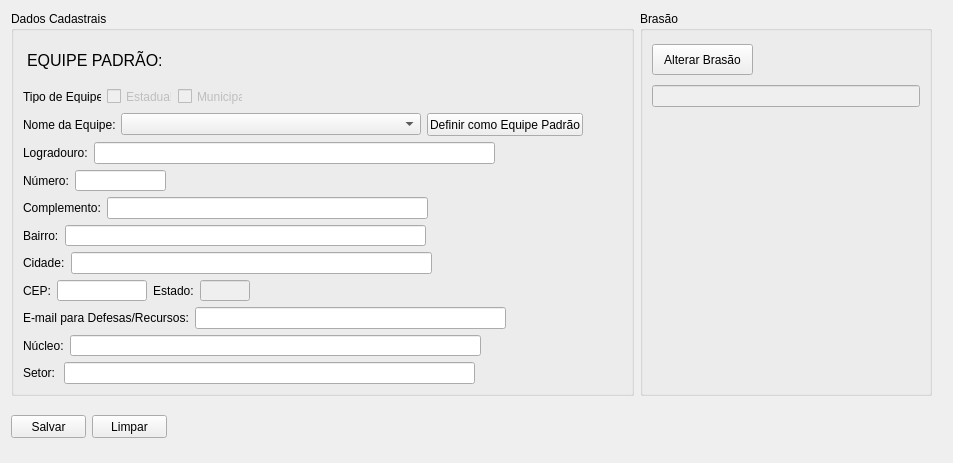
<?xml version="1.0" encoding="UTF-8"?>
<ui version="4.0">
 <class>Equipe</class>
 <widget class="QWidget" name="Equipe">
  <property name="geometry">
   <rect>
    <x>0</x>
    <y>0</y>
    <width>953</width>
    <height>463</height>
   </rect>
  </property>
  <property name="minimumSize">
   <size>
    <width>953</width>
    <height>397</height>
   </size>
  </property>
  <property name="windowTitle">
   <string>Form</string>
  </property>
  <layout class="QVBoxLayout" name="verticalLayout_3">
   <item>
    <layout class="QHBoxLayout" name="horizontalLayout_15">
     <item>
      <widget class="QGroupBox" name="groupBox">
       <property name="minimumSize">
        <size>
         <width>614</width>
         <height>359</height>
        </size>
       </property>
       <property name="title">
        <string>Dados Cadastrais</string>
       </property>
       <layout class="QVBoxLayout" name="verticalLayout">
        <item>
         <layout class="QHBoxLayout" name="horizontalLayout">
          <item>
           <widget class="QLabel" name="label">
            <property name="minimumSize">
             <size>
              <width>141</width>
              <height>41</height>
             </size>
            </property>
            <property name="styleSheet">
             <string notr="true">QLabel{
font-weight: normal;
font-size: 12pt;
padding-bottom: 10px;
padding-top: 10px;
}</string>
            </property>
            <property name="text">
             <string>EQUIPE PADRÃO:</string>
            </property>
           </widget>
          </item>
          <item>
           <widget class="QLabel" name="equipePadraoLabel">
            <property name="minimumSize">
             <size>
              <width>321</width>
              <height>41</height>
             </size>
            </property>
            <property name="styleSheet">
             <string notr="true">QLabel{
font-weight: bold;
font-size: 12pt;
color: #3C753D;
padding-bottom: 10px;
padding-top: 10px;
}</string>
            </property>
            <property name="text">
             <string/>
            </property>
           </widget>
          </item>
          <item>
           <spacer name="horizontalSpacer">
            <property name="orientation">
             <enum>Qt::Horizontal</enum>
            </property>
            <property name="sizeHint" stdset="0">
             <size>
              <width>40</width>
              <height>20</height>
             </size>
            </property>
           </spacer>
          </item>
         </layout>
        </item>
        <item>
         <layout class="QHBoxLayout" name="horizontalLayout_14">
          <item>
           <widget class="QLabel" name="label_13">
            <property name="minimumSize">
             <size>
              <width>78</width>
              <height>13</height>
             </size>
            </property>
            <property name="maximumSize">
             <size>
              <width>78</width>
              <height>13</height>
             </size>
            </property>
            <property name="text">
             <string>Tipo de Equipe:</string>
            </property>
           </widget>
          </item>
          <item>
           <widget class="QCheckBox" name="checkBoxEstadual">
            <property name="enabled">
             <bool>false</bool>
            </property>
            <property name="minimumSize">
             <size>
              <width>65</width>
              <height>17</height>
             </size>
            </property>
            <property name="maximumSize">
             <size>
              <width>65</width>
              <height>17</height>
             </size>
            </property>
            <property name="acceptDrops">
             <bool>false</bool>
            </property>
            <property name="text">
             <string>Estadual</string>
            </property>
            <property name="autoExclusive">
             <bool>false</bool>
            </property>
           </widget>
          </item>
          <item>
           <widget class="QCheckBox" name="checkBoxMunicipal">
            <property name="enabled">
             <bool>false</bool>
            </property>
            <property name="minimumSize">
             <size>
              <width>65</width>
              <height>17</height>
             </size>
            </property>
            <property name="maximumSize">
             <size>
              <width>65</width>
              <height>17</height>
             </size>
            </property>
            <property name="text">
             <string>Municipal</string>
            </property>
           </widget>
          </item>
          <item>
           <spacer name="horizontalSpacer_14">
            <property name="orientation">
             <enum>Qt::Horizontal</enum>
            </property>
            <property name="sizeHint" stdset="0">
             <size>
              <width>40</width>
              <height>20</height>
             </size>
            </property>
           </spacer>
          </item>
         </layout>
        </item>
        <item>
         <layout class="QHBoxLayout" name="horizontalLayout_2">
          <item>
           <widget class="QLabel" name="label_3">
            <property name="minimumSize">
             <size>
              <width>83</width>
              <height>13</height>
             </size>
            </property>
            <property name="text">
             <string>Nome da Equipe:</string>
            </property>
           </widget>
          </item>
          <item>
           <widget class="QComboBox" name="comboBoxEquipe">
            <property name="minimumSize">
             <size>
              <width>300</width>
              <height>22</height>
             </size>
            </property>
            <property name="editable">
             <bool>false</bool>
            </property>
           </widget>
          </item>
          <item>
           <widget class="QPushButton" name="pushButtonDefinirEquipePadrao">
            <property name="minimumSize">
             <size>
              <width>151</width>
              <height>23</height>
             </size>
            </property>
            <property name="text">
             <string>Definir como Equipe Padrão</string>
            </property>
           </widget>
          </item>
          <item>
           <spacer name="horizontalSpacer_2">
            <property name="orientation">
             <enum>Qt::Horizontal</enum>
            </property>
            <property name="sizeHint" stdset="0">
             <size>
              <width>40</width>
              <height>20</height>
             </size>
            </property>
           </spacer>
          </item>
         </layout>
        </item>
        <item>
         <layout class="QHBoxLayout" name="horizontalLayout_3">
          <item>
           <widget class="QLabel" name="label_2">
            <property name="minimumSize">
             <size>
              <width>62</width>
              <height>13</height>
             </size>
            </property>
            <property name="text">
             <string>Logradouro:</string>
            </property>
           </widget>
          </item>
          <item>
           <widget class="QLineEdit" name="equipeLogradouroLineEdit">
            <property name="minimumSize">
             <size>
              <width>401</width>
              <height>20</height>
             </size>
            </property>
           </widget>
          </item>
          <item>
           <spacer name="horizontalSpacer_3">
            <property name="orientation">
             <enum>Qt::Horizontal</enum>
            </property>
            <property name="sizeHint" stdset="0">
             <size>
              <width>40</width>
              <height>20</height>
             </size>
            </property>
           </spacer>
          </item>
         </layout>
        </item>
        <item>
         <layout class="QHBoxLayout" name="horizontalLayout_4">
          <item>
           <widget class="QLabel" name="label_4">
            <property name="minimumSize">
             <size>
              <width>46</width>
              <height>13</height>
             </size>
            </property>
            <property name="text">
             <string>Número:</string>
            </property>
           </widget>
          </item>
          <item>
           <widget class="QLineEdit" name="equipeNumeroLineEdit">
            <property name="minimumSize">
             <size>
              <width>91</width>
              <height>20</height>
             </size>
            </property>
            <property name="maximumSize">
             <size>
              <width>91</width>
              <height>16777215</height>
             </size>
            </property>
           </widget>
          </item>
          <item>
           <spacer name="horizontalSpacer_4">
            <property name="orientation">
             <enum>Qt::Horizontal</enum>
            </property>
            <property name="sizeHint" stdset="0">
             <size>
              <width>40</width>
              <height>20</height>
             </size>
            </property>
           </spacer>
          </item>
         </layout>
        </item>
        <item>
         <layout class="QHBoxLayout" name="horizontalLayout_5">
          <item>
           <widget class="QLabel" name="label_5">
            <property name="minimumSize">
             <size>
              <width>72</width>
              <height>13</height>
             </size>
            </property>
            <property name="text">
             <string>Complemento:</string>
            </property>
           </widget>
          </item>
          <item>
           <widget class="QLineEdit" name="equipeComplementoLineEdit">
            <property name="minimumSize">
             <size>
              <width>321</width>
              <height>20</height>
             </size>
            </property>
           </widget>
          </item>
          <item>
           <spacer name="horizontalSpacer_5">
            <property name="orientation">
             <enum>Qt::Horizontal</enum>
            </property>
            <property name="sizeHint" stdset="0">
             <size>
              <width>40</width>
              <height>20</height>
             </size>
            </property>
           </spacer>
          </item>
         </layout>
        </item>
        <item>
         <layout class="QHBoxLayout" name="horizontalLayout_6">
          <item>
           <widget class="QLabel" name="label_6">
            <property name="minimumSize">
             <size>
              <width>36</width>
              <height>13</height>
             </size>
            </property>
            <property name="text">
             <string>Bairro:</string>
            </property>
           </widget>
          </item>
          <item>
           <widget class="QLineEdit" name="equipeBairroLineEdit">
            <property name="minimumSize">
             <size>
              <width>361</width>
              <height>20</height>
             </size>
            </property>
           </widget>
          </item>
          <item>
           <spacer name="horizontalSpacer_6">
            <property name="orientation">
             <enum>Qt::Horizontal</enum>
            </property>
            <property name="sizeHint" stdset="0">
             <size>
              <width>40</width>
              <height>20</height>
             </size>
            </property>
           </spacer>
          </item>
         </layout>
        </item>
        <item>
         <layout class="QHBoxLayout" name="horizontalLayout_7">
          <item>
           <widget class="QLabel" name="label_7">
            <property name="minimumSize">
             <size>
              <width>40</width>
              <height>13</height>
             </size>
            </property>
            <property name="text">
             <string>Cidade:</string>
            </property>
           </widget>
          </item>
          <item>
           <widget class="QLineEdit" name="equipeCidadeLineEdit">
            <property name="minimumSize">
             <size>
              <width>361</width>
              <height>20</height>
             </size>
            </property>
           </widget>
          </item>
          <item>
           <spacer name="horizontalSpacer_7">
            <property name="orientation">
             <enum>Qt::Horizontal</enum>
            </property>
            <property name="sizeHint" stdset="0">
             <size>
              <width>40</width>
              <height>20</height>
             </size>
            </property>
           </spacer>
          </item>
         </layout>
        </item>
        <item>
         <layout class="QHBoxLayout" name="horizontalLayout_8">
          <item>
           <widget class="QLabel" name="label_9">
            <property name="minimumSize">
             <size>
              <width>27</width>
              <height>13</height>
             </size>
            </property>
            <property name="text">
             <string>CEP:</string>
            </property>
           </widget>
          </item>
          <item>
           <widget class="QLineEdit" name="equipeCEPLineEdit">
            <property name="minimumSize">
             <size>
              <width>71</width>
              <height>20</height>
             </size>
            </property>
            <property name="maximumSize">
             <size>
              <width>90</width>
              <height>16777215</height>
             </size>
            </property>
            <property name="text">
             <string/>
            </property>
           </widget>
          </item>
          <item>
           <widget class="QLabel" name="label_8">
            <property name="minimumSize">
             <size>
              <width>40</width>
              <height>13</height>
             </size>
            </property>
            <property name="text">
             <string>Estado:</string>
            </property>
           </widget>
          </item>
          <item>
           <widget class="QLineEdit" name="equipeEstadoLineEdit">
            <property name="enabled">
             <bool>false</bool>
            </property>
            <property name="minimumSize">
             <size>
              <width>31</width>
              <height>20</height>
             </size>
            </property>
            <property name="maximumSize">
             <size>
              <width>50</width>
              <height>16777215</height>
             </size>
            </property>
            <property name="text">
             <string/>
            </property>
           </widget>
          </item>
          <item>
           <spacer name="horizontalSpacer_8">
            <property name="orientation">
             <enum>Qt::Horizontal</enum>
            </property>
            <property name="sizeHint" stdset="0">
             <size>
              <width>40</width>
              <height>20</height>
             </size>
            </property>
           </spacer>
          </item>
         </layout>
        </item>
        <item>
         <layout class="QHBoxLayout" name="horizontalLayout_9">
          <item>
           <widget class="QLabel" name="label_10">
            <property name="minimumSize">
             <size>
              <width>152</width>
              <height>13</height>
             </size>
            </property>
            <property name="text">
             <string>E-mail para Defesas/Recursos:</string>
            </property>
           </widget>
          </item>
          <item>
           <widget class="QLineEdit" name="equipeEmailLineEdit">
            <property name="minimumSize">
             <size>
              <width>311</width>
              <height>20</height>
             </size>
            </property>
           </widget>
          </item>
          <item>
           <spacer name="horizontalSpacer_9">
            <property name="orientation">
             <enum>Qt::Horizontal</enum>
            </property>
            <property name="sizeHint" stdset="0">
             <size>
              <width>40</width>
              <height>20</height>
             </size>
            </property>
           </spacer>
          </item>
         </layout>
        </item>
        <item>
         <layout class="QHBoxLayout" name="horizontalLayout_10">
          <item>
           <widget class="QLabel" name="label_11">
            <property name="minimumSize">
             <size>
              <width>40</width>
              <height>13</height>
             </size>
            </property>
            <property name="text">
             <string>Núcleo:</string>
            </property>
           </widget>
          </item>
          <item>
           <widget class="QLineEdit" name="equipeNucleoLineEdit">
            <property name="minimumSize">
             <size>
              <width>411</width>
              <height>20</height>
             </size>
            </property>
            <property name="text">
             <string/>
            </property>
           </widget>
          </item>
          <item>
           <spacer name="horizontalSpacer_10">
            <property name="orientation">
             <enum>Qt::Horizontal</enum>
            </property>
            <property name="sizeHint" stdset="0">
             <size>
              <width>40</width>
              <height>20</height>
             </size>
            </property>
           </spacer>
          </item>
         </layout>
        </item>
        <item>
         <layout class="QHBoxLayout" name="horizontalLayout_11">
          <item>
           <widget class="QLabel" name="label_12">
            <property name="minimumSize">
             <size>
              <width>35</width>
              <height>13</height>
             </size>
            </property>
            <property name="text">
             <string>Setor:</string>
            </property>
           </widget>
          </item>
          <item>
           <widget class="QLineEdit" name="equipeSetorLineEdit">
            <property name="minimumSize">
             <size>
              <width>411</width>
              <height>20</height>
             </size>
            </property>
            <property name="text">
             <string/>
            </property>
           </widget>
          </item>
          <item>
           <spacer name="horizontalSpacer_11">
            <property name="orientation">
             <enum>Qt::Horizontal</enum>
            </property>
            <property name="sizeHint" stdset="0">
             <size>
              <width>40</width>
              <height>20</height>
             </size>
            </property>
           </spacer>
          </item>
         </layout>
        </item>
       </layout>
      </widget>
     </item>
     <item>
      <widget class="QGroupBox" name="groupBox_2">
       <property name="minimumSize">
        <size>
         <width>292</width>
         <height>359</height>
        </size>
       </property>
       <property name="title">
        <string>Brasão</string>
       </property>
       <layout class="QVBoxLayout" name="verticalLayout_2">
        <item>
         <layout class="QHBoxLayout" name="horizontalLayout_12">
          <item>
           <widget class="QPushButton" name="pushButtonAlterarBrasao">
            <property name="minimumSize">
             <size>
              <width>101</width>
              <height>31</height>
             </size>
            </property>
            <property name="maximumSize">
             <size>
              <width>101</width>
              <height>31</height>
             </size>
            </property>
            <property name="text">
             <string>Alterar Brasão</string>
            </property>
           </widget>
          </item>
          <item>
           <spacer name="horizontalSpacer_12">
            <property name="orientation">
             <enum>Qt::Horizontal</enum>
            </property>
            <property name="sizeHint" stdset="0">
             <size>
              <width>40</width>
              <height>20</height>
             </size>
            </property>
           </spacer>
          </item>
         </layout>
        </item>
        <item>
         <widget class="QLineEdit" name="caminhoBrasaoLineEdit">
          <property name="enabled">
           <bool>false</bool>
          </property>
         </widget>
        </item>
        <item>
         <widget class="QLabel" name="brasaoLabel">
          <property name="minimumSize">
           <size>
            <width>271</width>
            <height>261</height>
           </size>
          </property>
          <property name="maximumSize">
           <size>
            <width>271</width>
            <height>261</height>
           </size>
          </property>
          <property name="text">
           <string/>
          </property>
         </widget>
        </item>
       </layout>
      </widget>
     </item>
     <item>
      <spacer name="horizontalSpacer_13">
       <property name="orientation">
        <enum>Qt::Horizontal</enum>
       </property>
       <property name="sizeHint" stdset="0">
        <size>
         <width>13</width>
         <height>384</height>
        </size>
       </property>
      </spacer>
     </item>
    </layout>
   </item>
   <item>
    <spacer name="verticalSpacer_2">
     <property name="orientation">
      <enum>Qt::Vertical</enum>
     </property>
     <property name="sizeType">
      <enum>QSizePolicy::Fixed</enum>
     </property>
     <property name="sizeHint" stdset="0">
      <size>
       <width>20</width>
       <height>13</height>
      </size>
     </property>
    </spacer>
   </item>
   <item>
    <layout class="QHBoxLayout" name="horizontalLayout_13">
     <item>
      <widget class="QPushButton" name="pushButtonSalvar">
       <property name="minimumSize">
        <size>
         <width>75</width>
         <height>23</height>
        </size>
       </property>
       <property name="maximumSize">
        <size>
         <width>75</width>
         <height>23</height>
        </size>
       </property>
       <property name="text">
        <string>Salvar</string>
       </property>
      </widget>
     </item>
     <item>
      <widget class="QPushButton" name="pushButtonLimpar">
       <property name="minimumSize">
        <size>
         <width>75</width>
         <height>23</height>
        </size>
       </property>
       <property name="maximumSize">
        <size>
         <width>75</width>
         <height>23</height>
        </size>
       </property>
       <property name="text">
        <string>Limpar</string>
       </property>
      </widget>
     </item>
     <item>
      <spacer name="horizontalSpacer_15">
       <property name="orientation">
        <enum>Qt::Horizontal</enum>
       </property>
       <property name="sizeHint" stdset="0">
        <size>
         <width>40</width>
         <height>20</height>
        </size>
       </property>
      </spacer>
     </item>
    </layout>
   </item>
   <item>
    <spacer name="verticalSpacer">
     <property name="orientation">
      <enum>Qt::Vertical</enum>
     </property>
     <property name="sizeHint" stdset="0">
      <size>
       <width>20</width>
       <height>18</height>
      </size>
     </property>
    </spacer>
   </item>
  </layout>
 </widget>
 <resources/>
 <connections/>
</ui>
